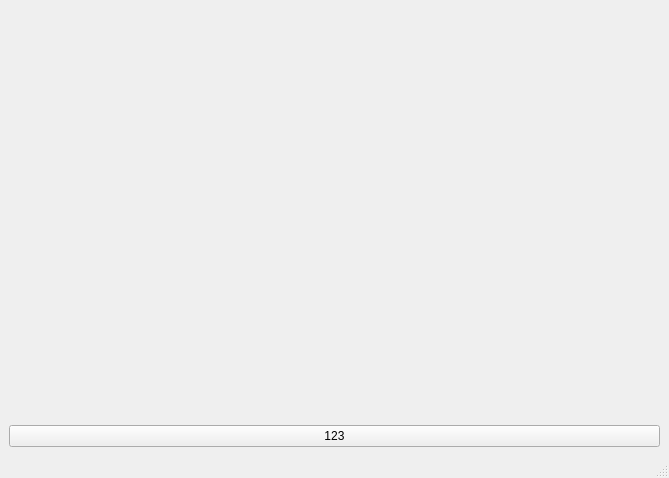
<?xml version="1.0" encoding="UTF-8"?>
<ui version="4.0">
 <class>MainWindow</class>
 <widget class="QMainWindow" name="MainWindow">
  <property name="geometry">
   <rect>
    <x>0</x>
    <y>0</y>
    <width>669</width>
    <height>478</height>
   </rect>
  </property>
  <property name="windowTitle">
   <string>MainWindow</string>
  </property>
  <widget class="QWidget" name="centralwidget">
   <layout class="QVBoxLayout" name="verticalLayout">
    <item>
     <widget class="Emulator" name="emulator" native="true"/>
    </item>
    <item>
     <widget class="QPushButton" name="Button123">
      <property name="text">
       <string>123</string>
      </property>
     </widget>
    </item>
   </layout>
  </widget>
  <widget class="QMenuBar" name="menubar">
   <property name="geometry">
    <rect>
     <x>0</x>
     <y>0</y>
     <width>669</width>
     <height>21</height>
    </rect>
   </property>
  </widget>
  <widget class="QStatusBar" name="statusbar"/>
 </widget>
 <customwidgets>
  <customwidget>
   <class>Emulator</class>
   <extends>QWidget</extends>
   <header location="global">Emulator.h</header>
   <container>1</container>
  </customwidget>
 </customwidgets>
 <resources/>
 <connections/>
</ui>
